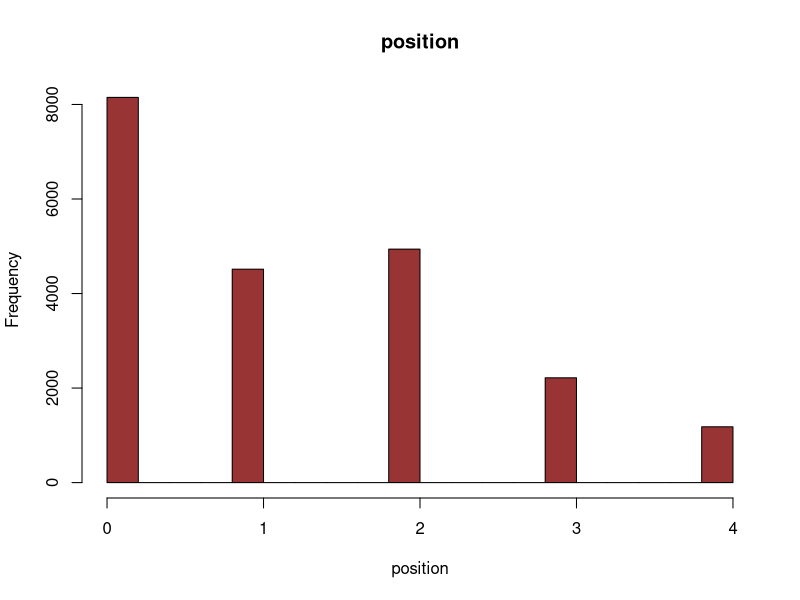
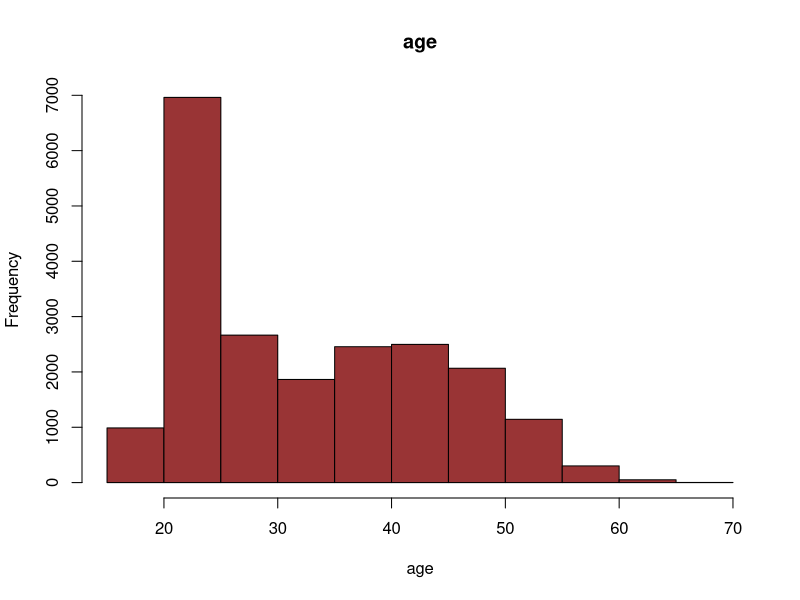
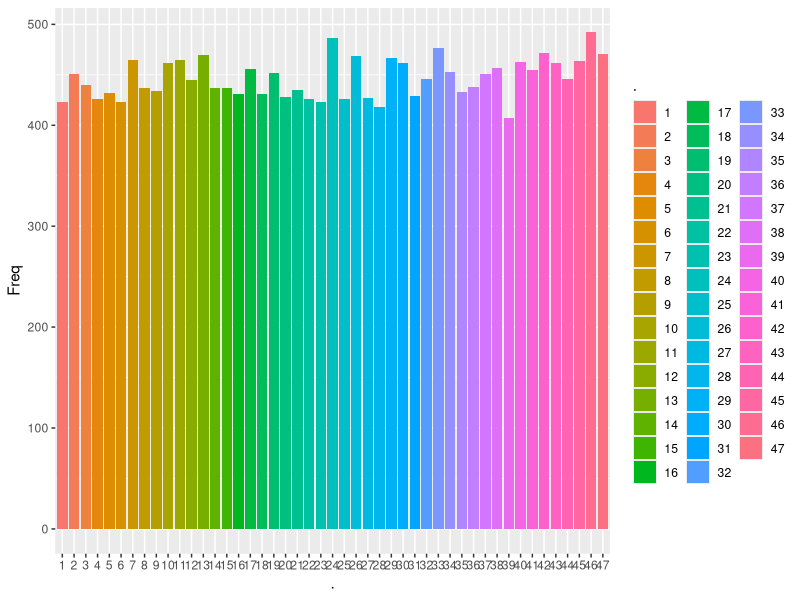
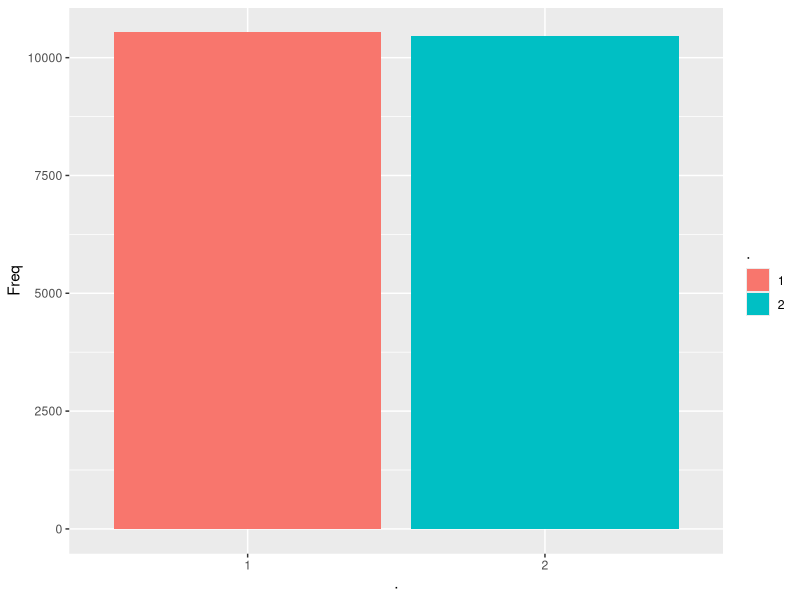
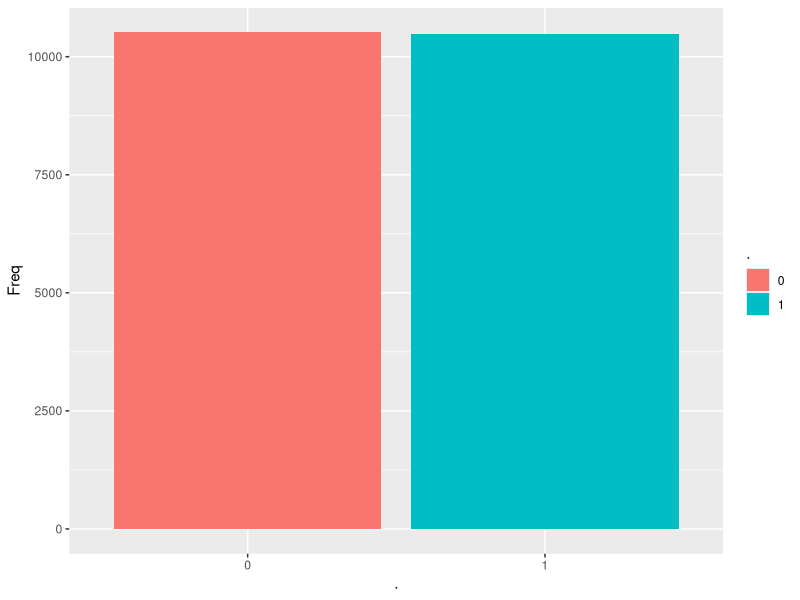
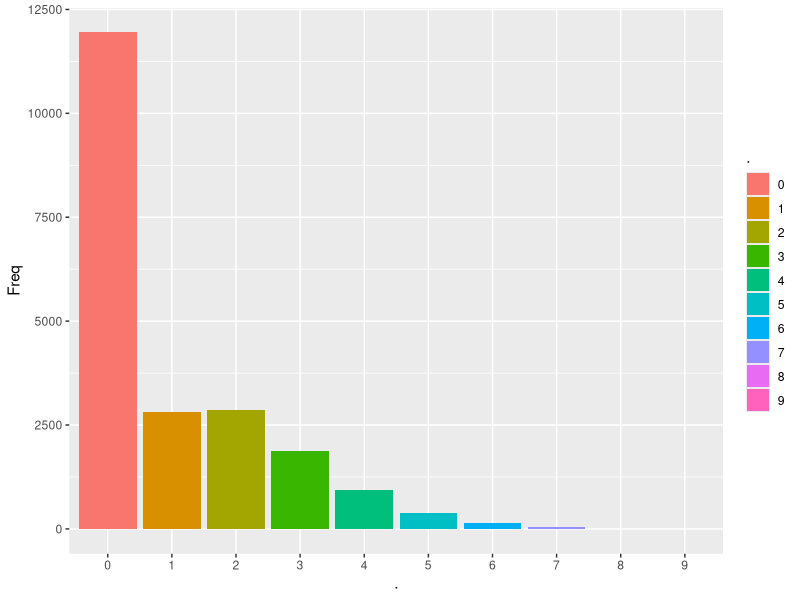
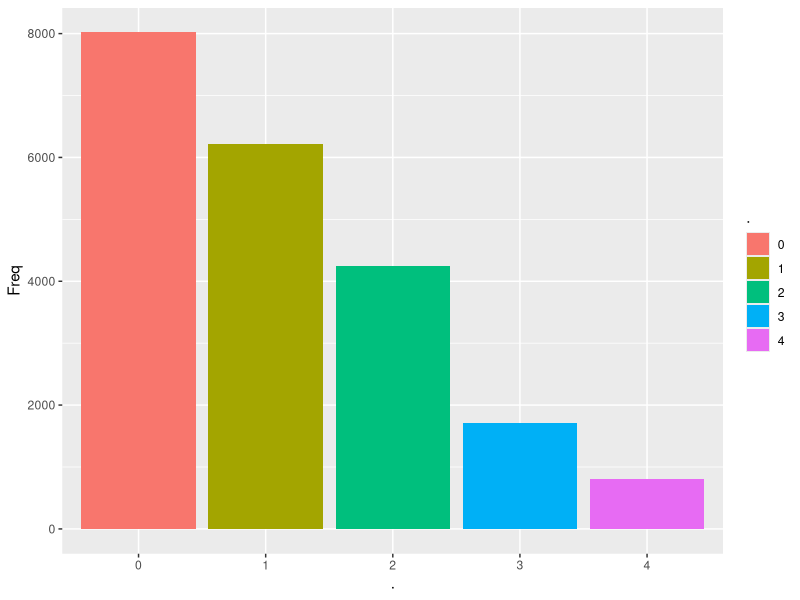
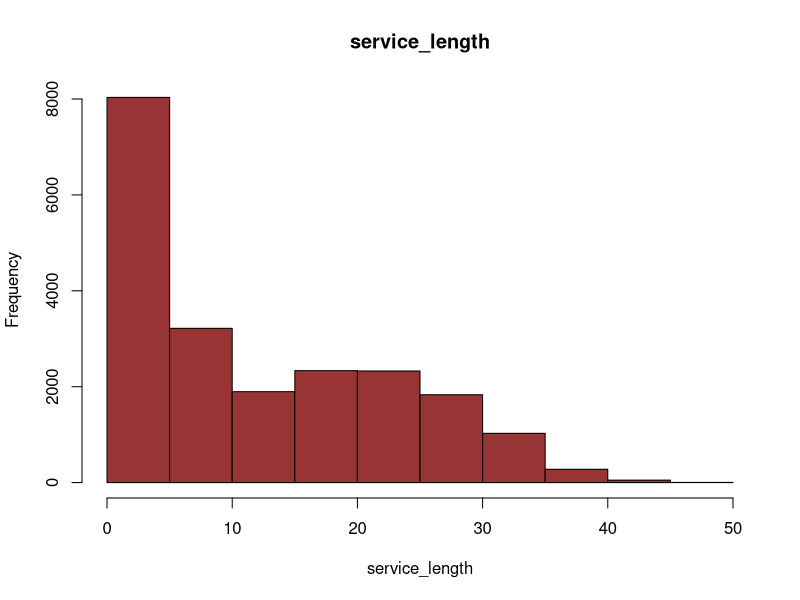

R code for these plots, in order: (Note: this script raises an error after producing the figures.)
## ---- chunk 1
# Install and load required packages
if(!require(caret)) install.packages("caret", repos = "http://cran.us.r-project.org")
if(!require(ggplot2)) install.packages("ggplot2", repos = "http://cran.us.r-project.org")
if(!require(dplyr)) install.packages("dplyr", repos = "http://cran.us.r-project.org")
if(!require(readxl)) install.packages("readxl", repos = "http://cran.us.r-project.org")
if(!require(readr)) install.packages("readr", repos = "http://cran.us.r-project.org")
if(!require(psych)) install.packages("psych", repos = "http://cran.us.r-project.org")
## ---- chunk 2
# https://github.com/TAKAOKA-Masahiro/salary_prediction

# Data type is specified
test_data_eng <- read_csv("test_data_eng.csv", col_types=("iiiiiiiiiidd"))
train_data_eng <- read_csv("train_data_eng.csv", col_types=("iiiiiiiiiiddd"))
## ---- chunk 3
# Check the first few lines
head(train_data_eng)
# Check the data structure
str(train_data_eng)
# Check basic statistics
summary(train_data_eng)
## ---- chunk 4
# Model Building on eng data set
# check null
sum(is.na(train_data_eng))
sum(is.na(test_data_eng))
## ---- chunk 5
# EDA about position
hist(train_data_eng$position, main="position", xlab="position", col="#993435")
## ---- chunk 6
# EDA about age
hist(train_data_eng$age, main="age", xlab="age", col="#993435")
## ---- chunk 7
# EDA about area
train_data_eng$area %>%
  table %>%
  as.data.frame() %>%
  ggplot(aes(x =  ., y = Freq, fill = .)) +
  geom_bar(stat = "identity")
## ---- chunk 8
# EDA about sex
train_data_eng$sex %>%
  table %>%
  as.data.frame() %>%
  ggplot(aes(x =  ., y = Freq, fill = .)) +
  geom_bar(stat = "identity")
## ---- chunk 9
# EDA about partner
train_data_eng$partner %>%
  table %>%
  as.data.frame() %>%
  ggplot(aes(x =  ., y = Freq, fill = .)) +
  geom_bar(stat = "identity")
## ---- chunk 10
# EDA about num_child
train_data_eng$num_child %>%
  table %>%
  as.data.frame() %>%
  ggplot(aes(x =  ., y = Freq, fill = .)) +
  geom_bar(stat = "identity")
## ---- chunk 11
# EDA about education
train_data_eng$education %>%
  table %>%
  as.data.frame() %>%
  ggplot(aes(x =  ., y = Freq, fill = .)) +
  geom_bar(stat = "identity")

## ---- chunk 12
# EDA about service_length
hist(train_data_eng$service_length, main="service_length", xlab="service_length", col="#993435")
## ---- chunk 13
# EDA about study_time
hist(train_data_eng$study_time, main="study_time", xlab="study_time", col="#993435")
## ---- chunk 14
# EDA about commute
hist(train_data_eng$commute, main="commute", xlab="commute", col="#993435")
## ---- chunk 15
# EDA about overtime
hist(train_data_eng$overtime, main="overtime", xlab="overtime", col="#993435")
## ---- chunk 16
# EDA about salary
hist(train_data_eng$salary, main="salary", xlab="salary", col="#993435")
## ---- chunk 17
# Execute the following code to calculate the correlation matrix at once. However, due to the heavy processing, please run only high-performance PCs.

# psych::pairs.panels(train_data_eng[-1])

## ---- chunk 18

# Scatter plot of "commute" and "salary"
plot(train_data_eng$commute,train_data_eng$salary)

# Scatter plot of "position" and "age"
plot(train_data_eng$position,train_data_eng$age)

# Scatter plot of "study_time" and "age"
plot(train_data_eng$study_time,train_data_eng$age)

# Scatter plot of "study_time" and "overtime"
plot(train_data_eng$study_time,train_data_eng$overtime)

# Scatter plot of "study_time" and "commute"
plot(train_data_eng$study_time,train_data_eng$commute)

# Scatter plot of "commute" and "overtime"
plot(train_data_eng$commute,train_data_eng$overtime)

## ---- chunk 19
train_data_eng %>% ggplot(aes(y = salary, x = commute)) + geom_point(aes(colour=partner))
## ---- chunk 20
train_data_eng %>% filter(area == 13 | area == 27) %>% ggplot(aes(y = salary, x = commute)) + geom_point(aes(colour=partner))
## ---- chunk 21
test_train3 <- train_data_eng %>% filter((area == 13 | area == 27) & partner == 0) 
head(test_train3)
plot(test_train3$commute,test_train3$salary)
## ---- chunk 22
test_train4 <- train_data_eng %>% filter(area != 13 & area != 27 & partner == 0) 
head(test_train4)
plot(test_train4$commute,test_train4$salary)
## ---- chunk 23
train_data_eng %>% filter(area != 13 & area != 27) %>% ggplot(aes(y = salary, x = commute)) + geom_point(aes(colour=partner))
## ---- chunk 24
train_data_eng %>% filter(area == 13 | area == 27) %>% ggplot(aes(y = salary, x = commute)) + geom_point(aes(colour=partner))
## ---- chunk 25
test_train10 <- train_data_eng %>% mutate(.,segment = if_else(area != 13 & area != 27 & partner == 0 , true = 1, false = 0)) 
head(test_train10)

## ---- chunk 26
train_data_eng_segment <- train_data_eng %>% mutate(.,segment = 
                                            case_when(
                                              area != 13 & area != 27 & partner == 0 ~ 1,
                                              area != 13 & area != 27 & partner == 1 ~ 2,
                                              (area == 13 | area == 27) & partner == 0 ~ 3,
                                              (area == 13 | area == 27) & partner == 1 ~ 4
                                            ))
head(train_data_eng_segment)
## ---- chunk 27
train_data_eng_segment %>% ggplot(aes(y = salary, x = commute)) + geom_point(aes(colour=segment))
## ---- chunk 28
test_data_eng_segment <- test_data_eng %>% mutate(.,segment = 
                                            case_when(
                                              area != 13 & area != 27 & partner == 0 ~ 1,
                                              area != 13 & area != 27 & partner == 1 ~ 2,
                                              (area == 13 | area == 27) & partner == 0 ~ 3,
                                              (area == 13 | area == 27) & partner == 1 ~ 4
                                            ))


## ---- chunk 29
set.seed(123)
modelRanger <- train(
  salary ~  . -id, 
  data = train_data_eng_segment, 
  method = "ranger", 
  tuneLength = 4,
  preProcess = c('center', 'scale'),
  trControl = trainControl(method = "cv")
)

# predRanger_test <- predict(modelRanger, test_data_eng_segment)
# MAE(predRanger_test, test_data_eng2$salary)
## ---- chunk 30
predRanger <- predict(modelRanger, test_data_eng_segment)
d <- data.frame(0:8999, predRanger)
colnames(d) <- c("id", "y")

write.csv(d, "submission5.csv", row.names=FALSE)
## ---- chunk 31
set.seed(123)
modelRanger <- train(
  salary ~  . -id, 
  data = train_data_eng, 
  method = "ranger", 
  tuneLength = 4,
  preProcess = c('center', 'scale'),
  trControl = trainControl(method = "cv")
)

# predRanger_test <- predict(modelRanger, test_data_eng)
# MAE(predRanger_test, test_data_eng2$salary)
## ---- chunk 32
predRanger <- predict(modelRanger, test_data_eng)
d <- data.frame(0:8999, predRanger)
colnames(d) <- c("id", "y")

write.csv(d, "submission6.csv", row.names=FALSE)
## ---- chunk 33
set.seed(123)
modelRF <- train(
  salary ~ . -id, 
  data = train_data_eng, 
  method = "rf", 
  tuneLength = 4,
  preProcess = c('center', 'scale'),
  trControl = trainControl(method = "cv")
)

# predRanger_test <- predict(modelRanger, test_data_eng)
# MAE(predRanger_test, test_data_eng2$salary)
## ---- chunk 34
predRF <- predict(modelRF, test_data_eng)
d <- data.frame(0:8999, predRF)
colnames(d) <- c("id", "y")

write.csv(d, "submission8.csv", row.names=FALSE)
## ---- chunk 35
set.seed(123)
modelRborist <- train(
  salary ~ . -id, 
  data = train_data_eng, 
  method = "Rborist", 
  tuneLength = 4,
  preProcess = c('center', 'scale'),
  trControl = trainControl(method = "cv")
)
## ---- chunk 36
predRborist <- predict(modelRborist, test_data_eng)
d <- data.frame(0:8999, predRborist)
colnames(d) <- c("id", "y")

write.csv(d, "submission9.csv", row.names=FALSE)
